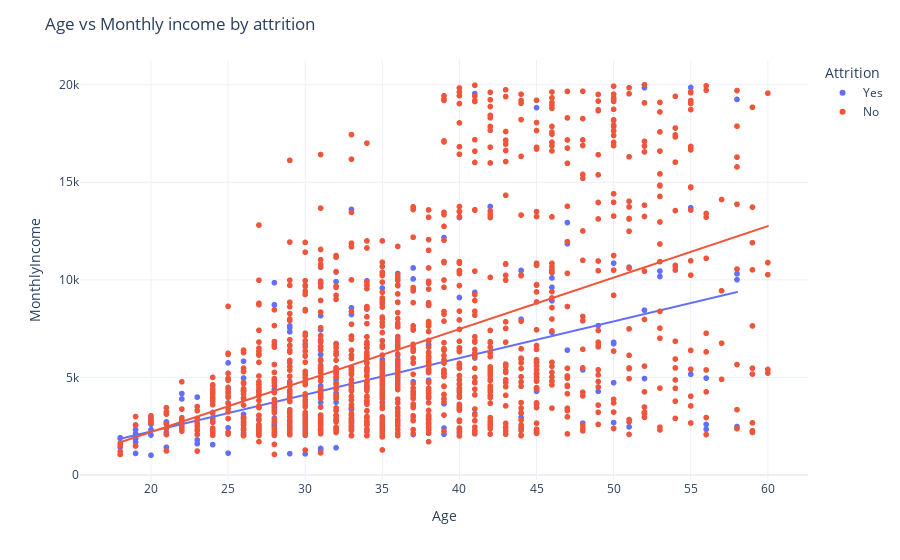

Notebook code cell kept with this figure:
### Markdown cell above
###  Now let’s have a look at the attrition by analyzing the relationship between monthly income and the age of the employees

### Code cell
fig = px.scatter(data, x='Age', y='MonthlyIncome', color='Attrition', trendline='ols')
fig.update_layout(title='Age vs Monthly income by attrition', height=500)
fig.show()

### Figure 1 — Plotly figure (JSON) as saved in the notebook; plotly's stock layout.template omitted (floating-point values rounded to 4 significant figures; data arrays with more than 128 entries replaced by an {"elided": "..."} marker saying what was removed)
{"data": [{"hovertemplate": "Attrition=Yes<br>Age=%{x}<br>MonthlyIncome=%{y}<extra></extra>", "legendgroup": "Yes", "marker": {"color": "#636efa", "symbol": "circle"}, "mode": "markers", "name": "Yes", "showlegend": true, "type": "scattergl", "x": {"elided": "237 int values"}, "xaxis": "x", "y": {"elided": "237 int values"}, "yaxis": "y"}, {"hovertemplate": "<b>OLS trendline</b><br>MonthlyIncome = 188.072 * Age + -1533.56<br>R<sup>2</sup>=0.250603<br><br>Attrition=Yes<br>Age=%{x}<br>MonthlyIncome=%{y} <b>(trend)</b><extra></extra>", "legendgroup": "Yes", "marker": {"color": "#636efa", "symbol": "circle"}, "mode": "lines", "name": "Yes", "showlegend": false, "type": "scattergl", "x": {"elided": "237 int values"}, "xaxis": "x", "y": {"elided": "237 float values"}, "yaxis": "y"}, {"hovertemplate": "Attrition=No<br>Age=%{x}<br>MonthlyIncome=%{y}<extra></extra>", "legendgroup": "No", "marker": {"color": "#EF553B", "symbol": "circle"}, "mode": "markers", "name": "No", "showlegend": true, "type": "scattergl", "x": {"elided": "1233 int values"}, "xaxis": "x", "y": {"elided": "1233 int values"}, "yaxis": "y"}, {"hovertemplate": "<b>OLS trendline</b><br>MonthlyIncome = 263.838 * Age + -3077.32<br>R<sup>2</sup>=0.236889<br><br>Attrition=No<br>Age=%{x}<br>MonthlyIncome=%{y} <b>(trend)</b><extra></extra>", "legendgroup": "No", "marker": {"color": "#EF553B", "symbol": "circle"}, "mode": "lines", "name": "No", "showlegend": false, "type": "scattergl", "x": {"elided": "1233 int values"}, "xaxis": "x", "y": {"elided": "1233 float values"}, "yaxis": "y"}], "layout": {"autosize": true, "legend": {"title": {"text": "Attrition"}, "tracegroupgap": 0}, "margin": {"t": 60}, "title": {"text": "Age vs Monthly income by attrition"}, "xaxis": {"anchor": "y", "autorange": true, "domain": [0, 1], "range": [15.47, 62.53], "title": {"text": "Age"}, "type": "linear"}, "yaxis": {"anchor": "x", "autorange": true, "domain": [0, 1], "range": [-296, 21304], "title": {"text": "MonthlyIncome"}, "type": "linear"}}}
